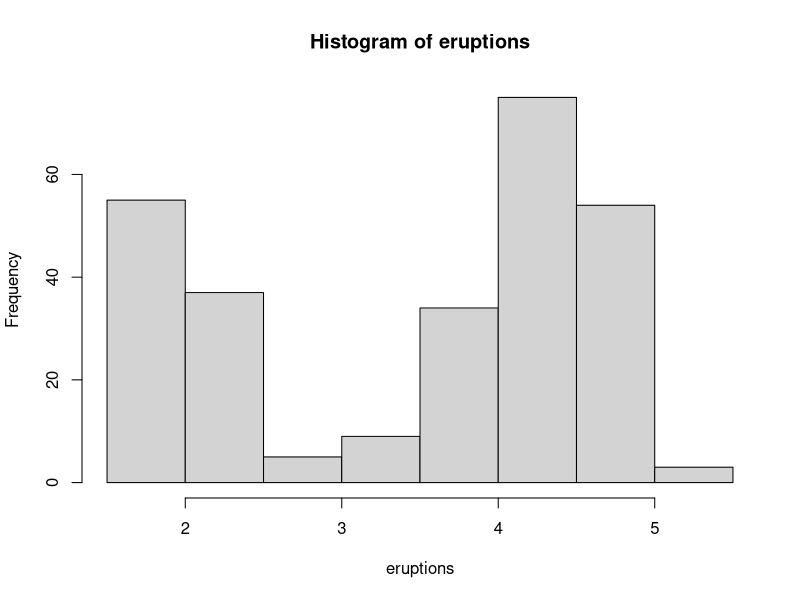
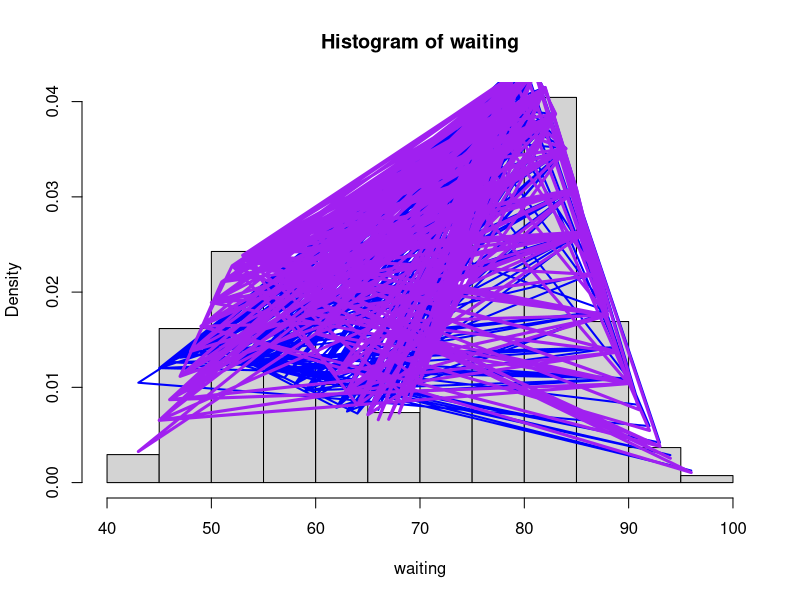
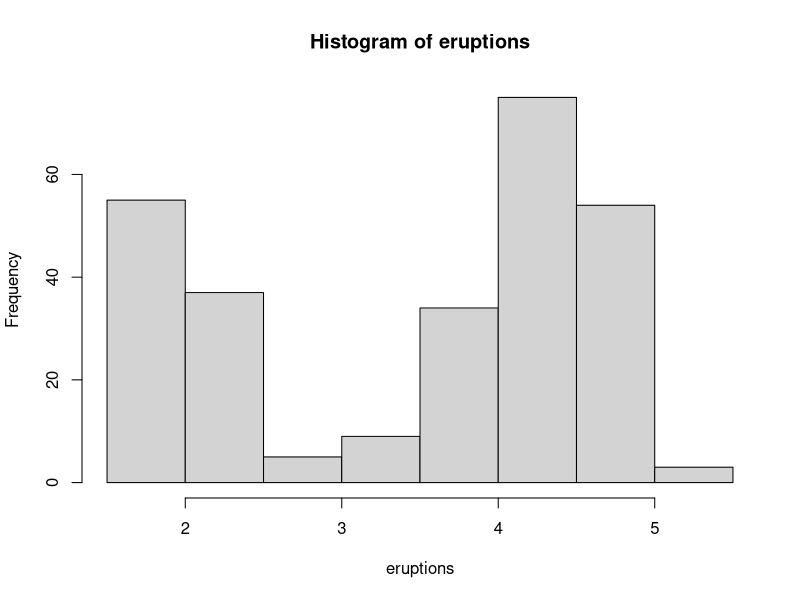
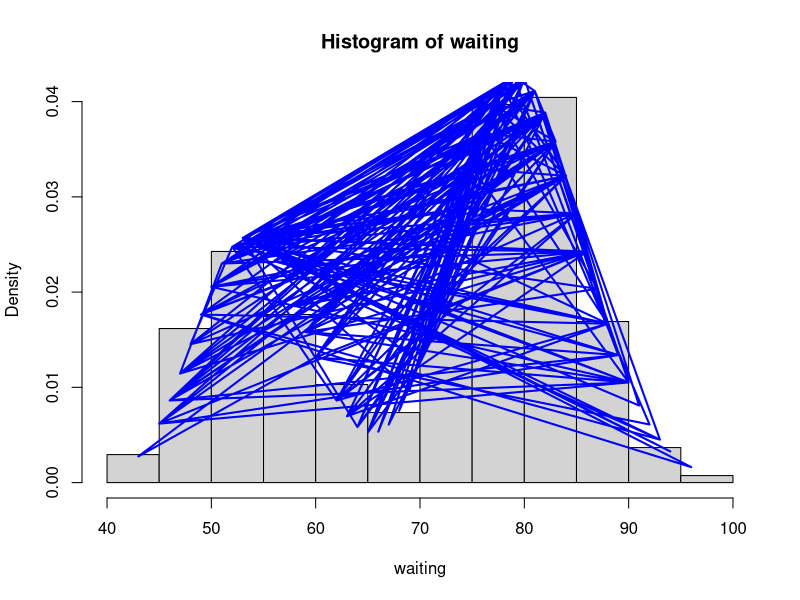

These charts were generated, in order, by the following R code: (Note: this script raises an error after producing the figures.)
attach(faithful)
head(faithful)
hist(eruptions)
hist(waiting,probability = T)
#model1
a=waiting
p<-length(a[a<65])/length(a)
p
d = p*dgamma(waiting,shape=26,scale = 2)+(1-p)*dnorm(waiting,mean=80,sd=6)
lines(waiting,d,lwd=2,col='blue')

NegLogLikeMix <- function(theta,data){
  mu1 = theta[1]
  sigma1 = (theta[2])
  mu2 = theta[3]
  sigma2 = exp(theta[4])
  p = exp(theta[5])/(1+exp(theta[5]))
  n = length(data)
  l=0
  for(i in 1:n){
    l = l + log(p*dgamma(data[i],shape= mu1,scale=sigma1)
                +(1-p)*dnorm(data[i],mean=mu2,sd=sigma2))
  }
  return(-l)
}
theta_initial=c(26,2,80,6,0.35)
NegLogLikeMix(theta_initial,waiting)

fit = optim(theta_initial
            ,NegLogLikeMix
            ,data=waiting
            ,control = list(maxit=1500))

theta_hat = fit$par
mu1_hat = theta_hat[1]
sigma1_hat = theta_hat[2]
mu2_hat = theta_hat[3]
sigma2_hat = exp(theta_hat[4])
p_hat = exp(theta_hat[5])/(1+exp(theta_hat[5]))


d_mle1 = p_hat*dgamma(waiting,shape= mu1_hat,scale=sigma1_hat)+(1-p_hat)*dnorm(waiting,mean=mu2_hat,sd=sigma2_hat)
lines(waiting,d_mle1,lwd=3,col='purple')



#model 2
hist(eruptions)
hist(waiting,probability = T)
a=waiting
p<-length(a[a<65])/length(a)
p
t=mean(a[a<65])
s=var((a[a<65]))
scale1=s/t
shape1=t/scale1

t1=mean(a[a>=65])
s1=var((a[a>=65]))
scale2=s1/t1
shape2=t1/scale2


d = p*dgamma(waiting,shape=shape1,scale =scale1)+(1-p)*dgamma(waiting,shape=shape2,scale = scale2)
lines(waiting,d,lwd=2,col='blue')




NegLogLikeMix2 <- function(theta,data){
  mu1 = theta[1]
  sigma1 = (theta[2])
  mu2 = theta[3]
  sigma2 = (theta[4])
  p = theta[5]
  n = length(data)
  l=0
  for(i in 1:n){
    l = l + log(p*dgamma(data[i],shape= mu1,scale=sigma1)
                +(1-p)*dgamma(data[i],shape= mu2,scale=sigma2))
  }
  return(-l)
}
theta_initial1=c(shape1,scale1,shape2,scale2,p)
NegLogLikeMix2(theta_initial1,waiting)

fit1 = optim(theta_initial1
             ,NegLogLikeMix2
             ,data=waiting
             ,control = list(maxit=1500)
             ,lower=c(0,0,0,0,0),
             upper=c(Inf,Inf,Inf,Inf,1),
             method="L-BF65-B")

theta_hat1 = fit1$par

mu1_hat1 = theta_hat1[1]
sigma1_hat1 = theta_hat1[2]
mu2_hat1 = theta_hat1[3]
sigma2_hat1 =(theta_hat1[4])
p_hat1 = theta_hat1[5]

d_mle2 = p_hat1*dgamma(waiting,shape= mu1_hat1,scale=sigma1_hat1)+(1-p_hat1)*dgamma(waiting,shape=mu2_hat1,scale=sigma2_hat1)
lines(waiting,d_mle2,lwd=3,col='purple')

#d_mle2 = p_hat1*dgamma(waiting,shape= mu1_hat1,scale=sigma1_hat1)+(1-p_hat1)*dgamma(waiting,shape=mu2_hat1,scale=sigma2_hat1)
#lines(waiting,d_mle2,lwd=3,col='purple')

theta_hat1

#model3

hist(eruptions)
hist(waiting,probability = T)

m1=mean(a[a<65])
v1=var((a[a<65]))
sig1=log((v1/m1^2)+1)
mu1=log(m1)-sig1/2

m2=mean(a[a>=65])
v2=var((a[a>=65]))
sig2=log((v2/m2^2)+1)
mu2=log(m2)-sig2/2
d = p*(dlnorm(waiting,meanlog=mu1,sdlog=sig1))+(1-p)*(dlnorm(waiting,meanlog=mu2,sdlog=sig2))
lines(waiting,d,lwd=2,col='blue')




NegLogLikeMix3 <- function(theta,data){
  muu1 = theta[1]
  sigma1 = (theta[2])
  muu2 = theta[3]
  sigma2 = (theta[4])
  p = exp(theta[5])/(1+exp(theta[5]))
  n = length(data)
  l=0
  for(i in 1:n){
    l = l + log(p*(dlnorm(data[i],meanlog= muu1,sdlog=sigma1))
                +(1-p)*(dlnorm(data[i],meanlog=muu2,sdlog=sigma2)))
  }
  return(-l)
}
theta_initial3=c(mu1,sig1,mu2,sig2,p)
NegLogLikeMix3(theta_initial3,waiting)

fit3 = optim(theta_initial3
             ,NegLogLikeMix3
             ,data=waiting
             ,control = list(maxit=1500))

theta_hat3 = fit3$par
mu1_hat3 = theta_hat3[1]
sigma1_hat3 = theta_hat3[2]
mu2_hat3= theta_hat3[3]
sigma2_hat3 = (theta_hat3[4])
p_hat3 = exp(theta_hat3[5])/(1+exp(theta_hat3[5]))


d_mle3= p_hat3*(dlnorm(waiting,meanlog= mu1_hat3,sdlog=sigma1_hat3))+(1-p_hat3)*(dlnorm(waiting,meanlog=mu2_hat3,sdlog=sigma2_hat3))
lines(waiting,d_mle3,lwd=3,col='purple')

aic1=2*NegLogLikeMix(theta_initial,waiting)+2*4
aic1

aic2=2*NegLogLikeMix2(theta_initial1,waiting)+2*4
aic2

aic3=2*NegLogLikeMix3(theta_initial3,waiting)+2*4
aic3

print('Bases on AIC of the three models,model 2 has the best fit since it has the lowest AIC among the three')
#P(60<waiting<70)according to model 2


